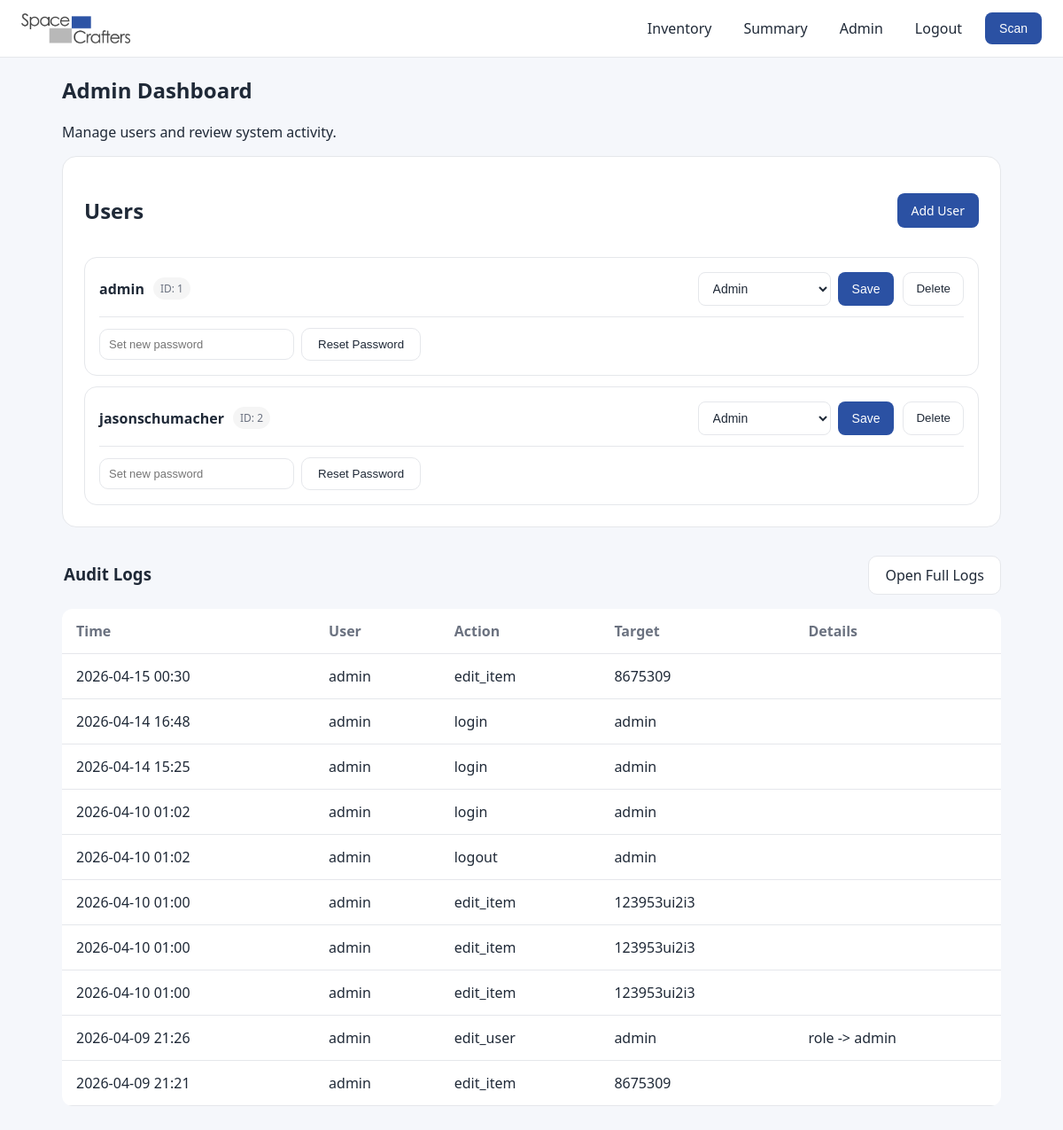
Page /admin (signed in) on the earlier database version.
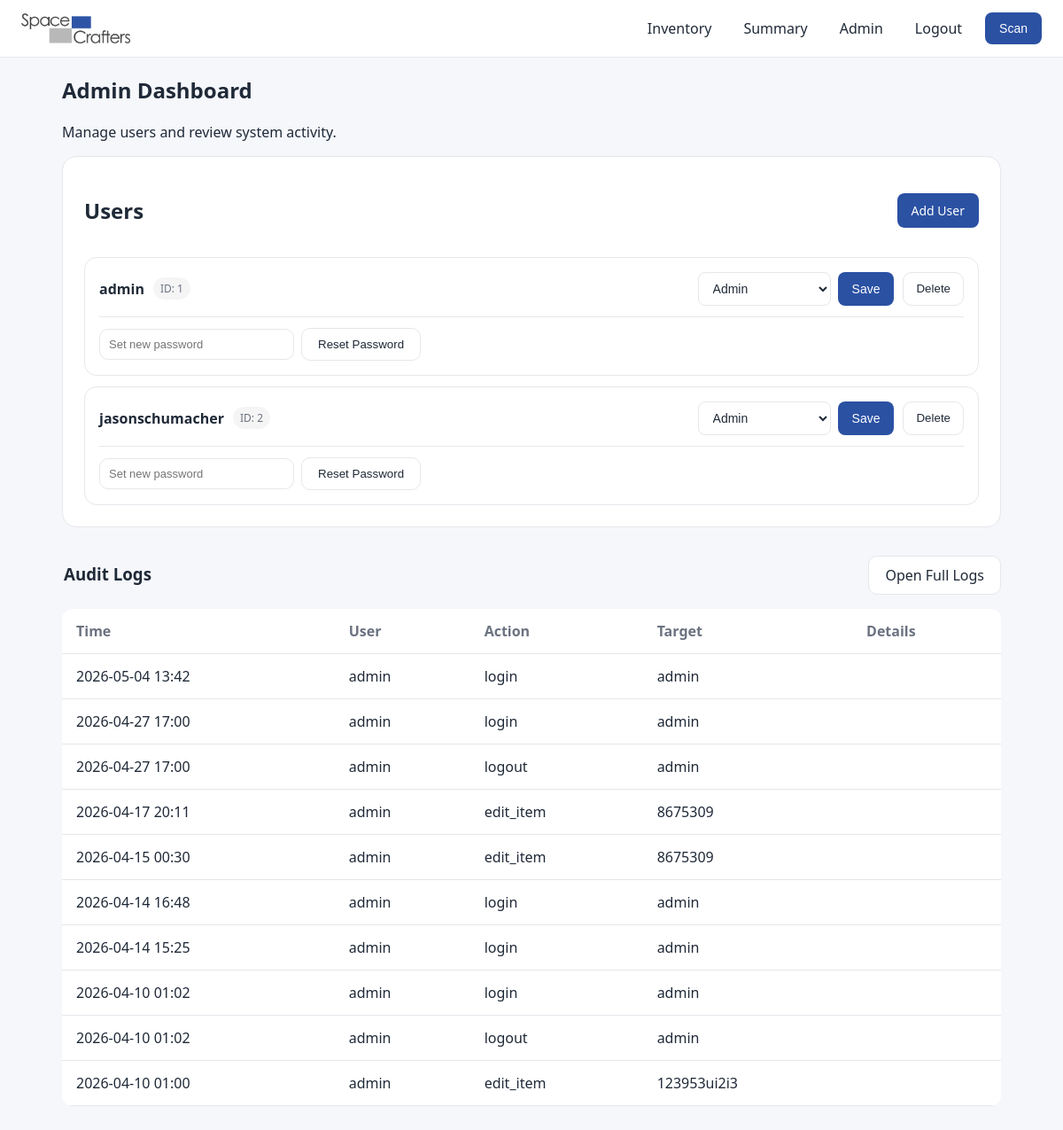
Same page on the later database version.
### models.py (models this page shows)
class User(UserMixin, db.Model):
    __tablename__ = "users"
    id = db.Column(db.Integer, primary_key=True)
    username = db.Column(db.String(100), unique=True, nullable=False)
    password_hash = db.Column(db.String(200), nullable=False)
    role = db.Column(db.String(20), default="viewer")
    audit_logs = db.relationship(
        "AuditLog",
        back_populates="actor",
        cascade="all, delete-orphan",
    )
    @property
    def is_active(self):
        return True
    @property
    def is_admin(self):
        return self.role == "admin"

class AuditLog(db.Model):
    __tablename__ = "audit_logs"
    id = db.Column(db.Integer, primary_key=True)
    actor_id = db.Column(
        db.Integer,
        db.ForeignKey("users.id"),
        nullable=True,
    )
    action = db.Column(db.String(200), nullable=False)
    target = db.Column(db.String(200))
    details = db.Column(db.Text)
    created_at = db.Column(
        db.DateTime,
        default=lambda: datetime.now(timezone.utc),
    )
    actor = db.relationship("User", back_populates="audit_logs")

### app.py (the view)
@app.route("/admin")
@login_required
@admin_required
def admin():
    users = User.query.all()
    logs = AuditLog.query.order_by(AuditLog.id.desc()).limit(10).all()
    return render_template(
        "admin.html",
        users=users,
        logs=logs
    )

### app.py (called while the page is built)
@login_manager.user_loader
def load_user(user_id):
    return db.session.get(User, int(user_id))

def admin_required(view):
    @wraps(view)
    def wrapped(*args, **kwargs):
        if not current_user.is_authenticated or not current_user.is_admin:
            abort(403)
        return view(*args, **kwargs)
    return wrapped

### templates/admin.html (shortened to what this page needs)
{% extends "base.html" %}
{% block content %}
<div class="page">
  <h2>Admin Dashboard</h2>
  <p class="muted-text">Manage users and review system activity.</p>
  <div class="card">
    <div class="table-section-header">
      <h2>Users</h2>
      <a class="primary-btn" href="{{ url_for('add_user') }}">Add User</a>
    </div>
    <div class="user-admin-list">
      {% for user in users %}
      <div class="user-admin-row">
        <div class="user-admin-top">
          <div class="user-admin-info">
            <h3>{{ user.username }}</h3>
            <span class="user-admin-id">ID: {{ user.id }}</span>
          </div>
          <div class="user-admin-main-actions">
            <form method="POST" action="{{ url_for('edit_user', user_id=user.id) }}" class="role-form">
              <div class="role-actions">
                <select name="role">
                  <option value="admin" {% if user.role == "admin" %}selected{% endif %}>Admin</option>
                </select>
                <button type="submit" class="primary-btn">Save</button>
              </div>
            </form>
            <form method="POST"
                  action="{{ url_for('delete_user', user_id=user.id) }}"
                  class="inline-form"
                  onsubmit="return confirm('Delete this user?')">
              <button type="submit" class="secondary-btn">Delete</button>
            </form>
          </div>
        </div>
        <div class="user-admin-bottom">
          <form method="POST"
                action="{{ url_for('reset_user_password', user_id=user.id) }}"
                class="reset-password-form"
                onsubmit="return confirm('Reset password for {{ user.username }}?')">
            <input
              type="password"
              name="new_password"
              placeholder="Set new password"
              required
              minlength="8"
            >
            <button type="submit" class="secondary-btn">Reset Password</button>
          </form>
        </div>
      </div>
      {% endfor %}
    </div>
  </div>
<div class="table-section-header">
  <h3>Audit Logs</h3>
  <a href="{{ url_for('view_audit_logs') }}" class="secondary-btn">
    Open Full Logs
  </a>
</div>
  {% if logs %}
  <table class="summary-table">
    <thead>
      <tr>
        <th>Time</th>
        <th>User</th>
        <th>Action</th>
        <th>Target</th>
        <th>Details</th>
      </tr>
    </thead>
    <tbody>
      {% for log in logs[:10] %}
      <tr>
        <td>{{ log.created_at.strftime("%Y-%m-%d %H:%M") if log.created_at else "" }}</td>
        <td>{{ log.actor.username if log.actor else "System" }}</td>
        <td>{{ log.action }}</td>
        <td>{{ log.target or "" }}</td>
        <td>{{ log.details or "" }}</td>
      </tr>
      {% endfor %}
    </tbody>
  </table>
  {% else %}
    <p class="muted-text">No activity yet.</p>
  {% endif %}
</div>
{% endblock %}

Differences in the rows shown:
no longer on this page (row unchanged): AuditLog: created_at "2026-04-10 01:00", actor "admin", action "edit_item", target "123953ui2i3"
no longer on this page (row unchanged): AuditLog: created_at "2026-04-10 01:00", actor "admin", action "edit_item", target "123953ui2i3"
no longer on this page (row unchanged): AuditLog: created_at "2026-04-09 21:26", actor "admin", action "edit_user", target "admin", details "role -> admin"
no longer on this page (row unchanged): AuditLog: created_at "2026-04-09 21:21", actor "admin", action "edit_item", target "8675309"
added AuditLog: created_at "2026-05-04 13:42", actor "admin", action "login", target "admin"
added AuditLog: created_at "2026-04-27 17:00", actor "admin", action "login", target "admin"
added AuditLog: created_at "2026-04-27 17:00", actor "admin", action "logout", target "admin"
added AuditLog: created_at "2026-04-17 20:11", actor "admin", action "edit_item", target "8675309"
